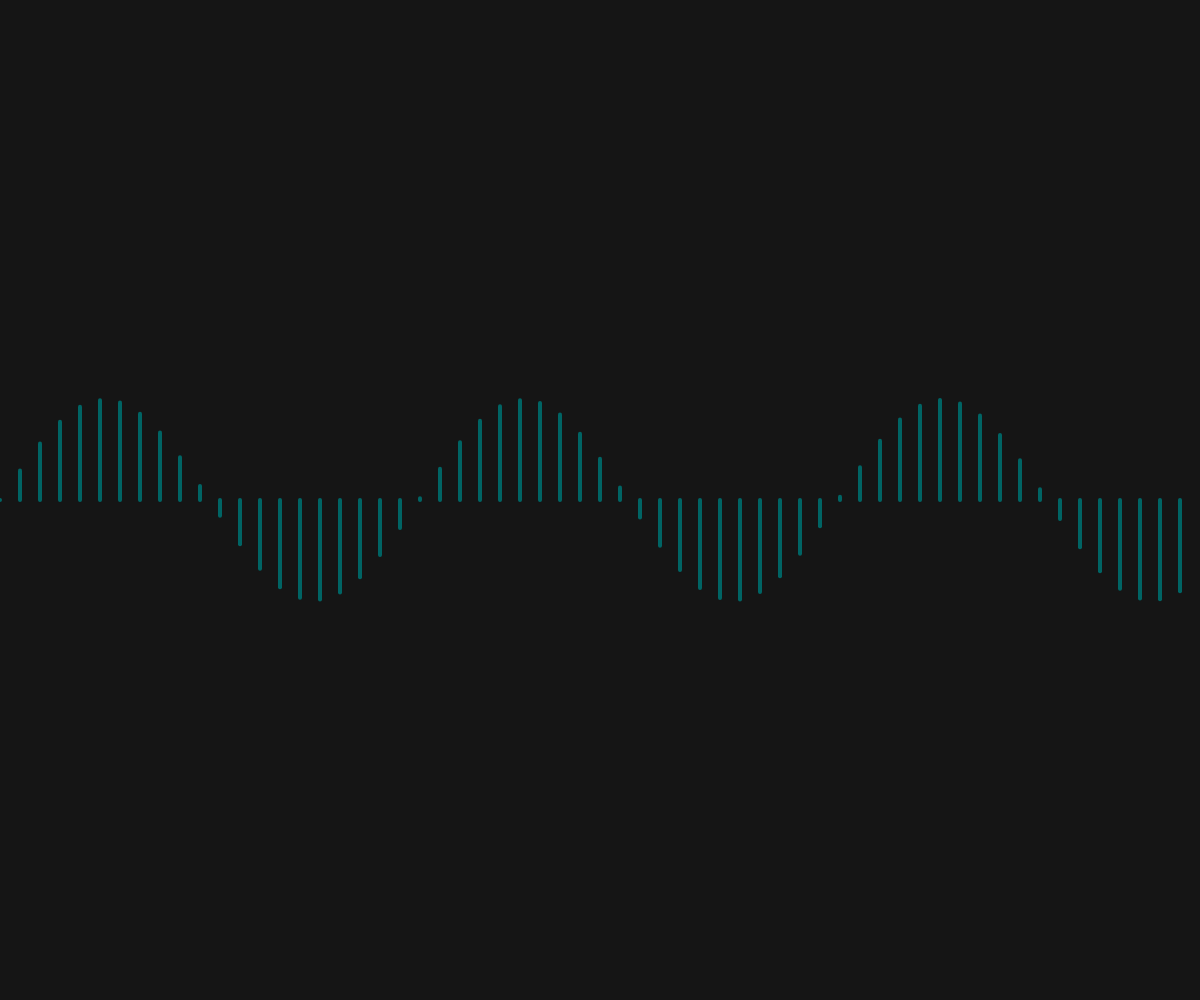
Frame 1 (no input)
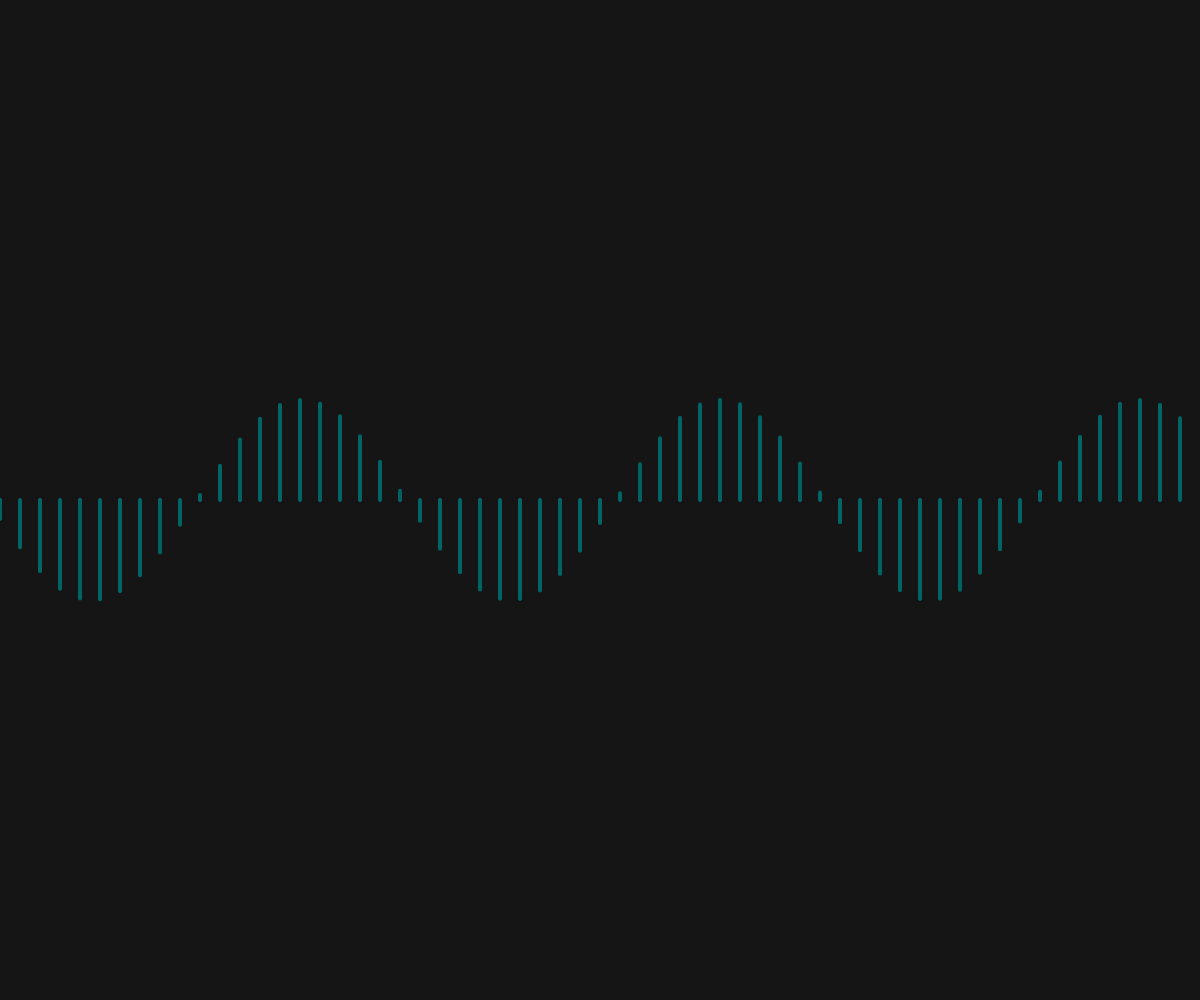
Frame 60 (no input)
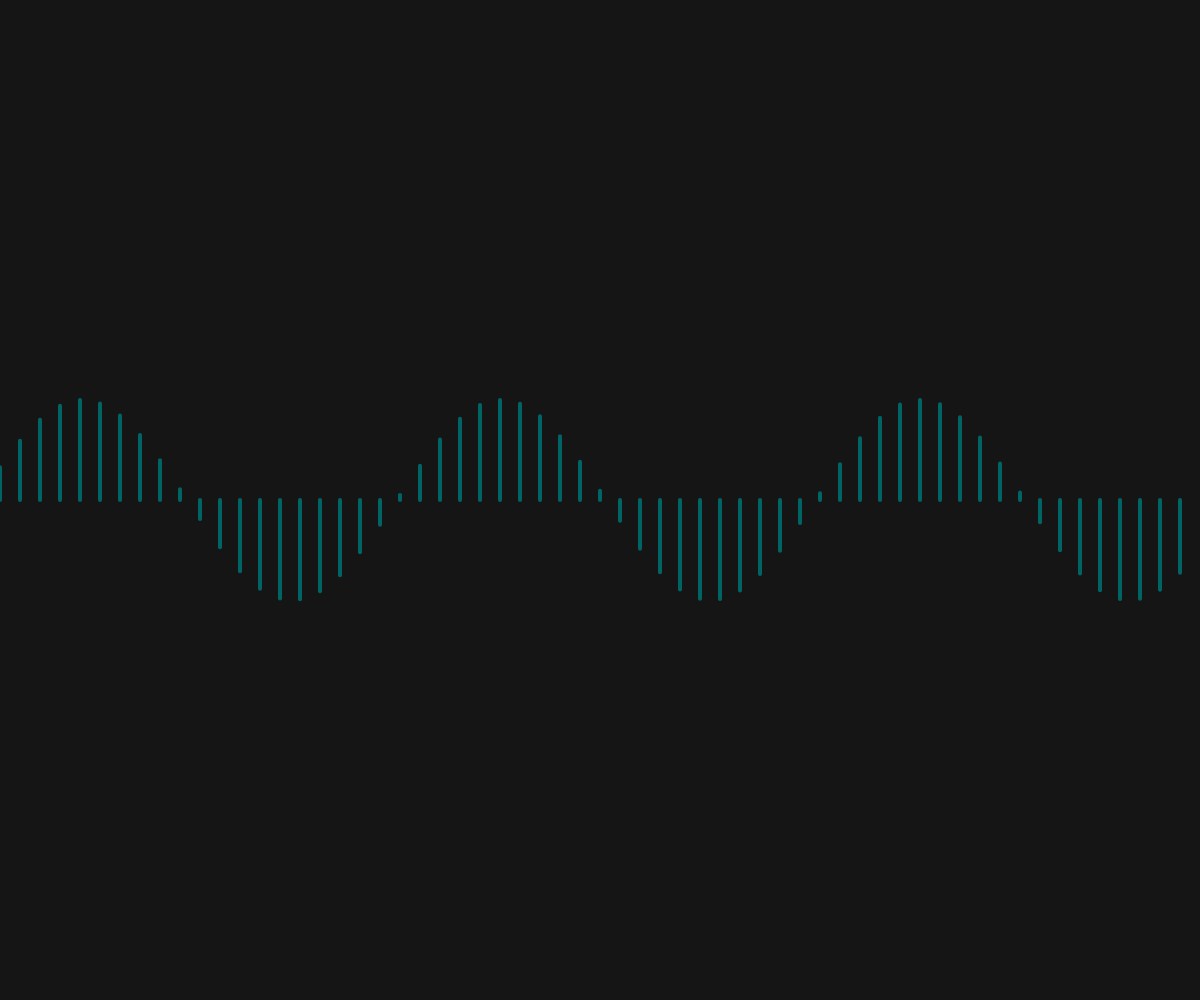
Frame 120 (the mouse pressed at the canvas centre since frame 60)

The p5.js sketch that drew these frames (run headless with seeded random() and noise() and a simulated clock; from frame 60 on, the mouse is pressed at the canvas centre):

// p5.js sketch
// ── sketch.js
let length_variable;
let multiplier_value;

function setup() {
    createCanvas(windowWidth, windowHeight);
    length_variable = 0;
    multiplier_value = 0.015;
}

function draw() {
    // background(21, 10); // transparent effect!
    background(21);
    translate(0, height / 2);
    stroke(0, 100, 100);
    strokeWeight(4);
    for (let i = 0; i < width; i += 20) {
        let m = i * multiplier_value;
        let line_length = sin(length_variable - m);
        line(i, 0, i, map(line_length, -1, 1, -100, 100));
    }
    length_variable += 0.05;
}

// ── charecter.js

class Charecter {

    constructor(x, y, speed) {
        this.x = x;
        this.y = y;
        this.value;
        this.speed = speed;
    }

    set() {
        this.value = String.fromCharCode(0x30A0 + round(random(0, 96)));
    }
    
    show() {
        fill(0, 255, 90);
        textSize(36);
        text(this.value, this.x, this.y);
        this.rain();
    }

    rain() {
        this.y += this.speed;
    }
}
